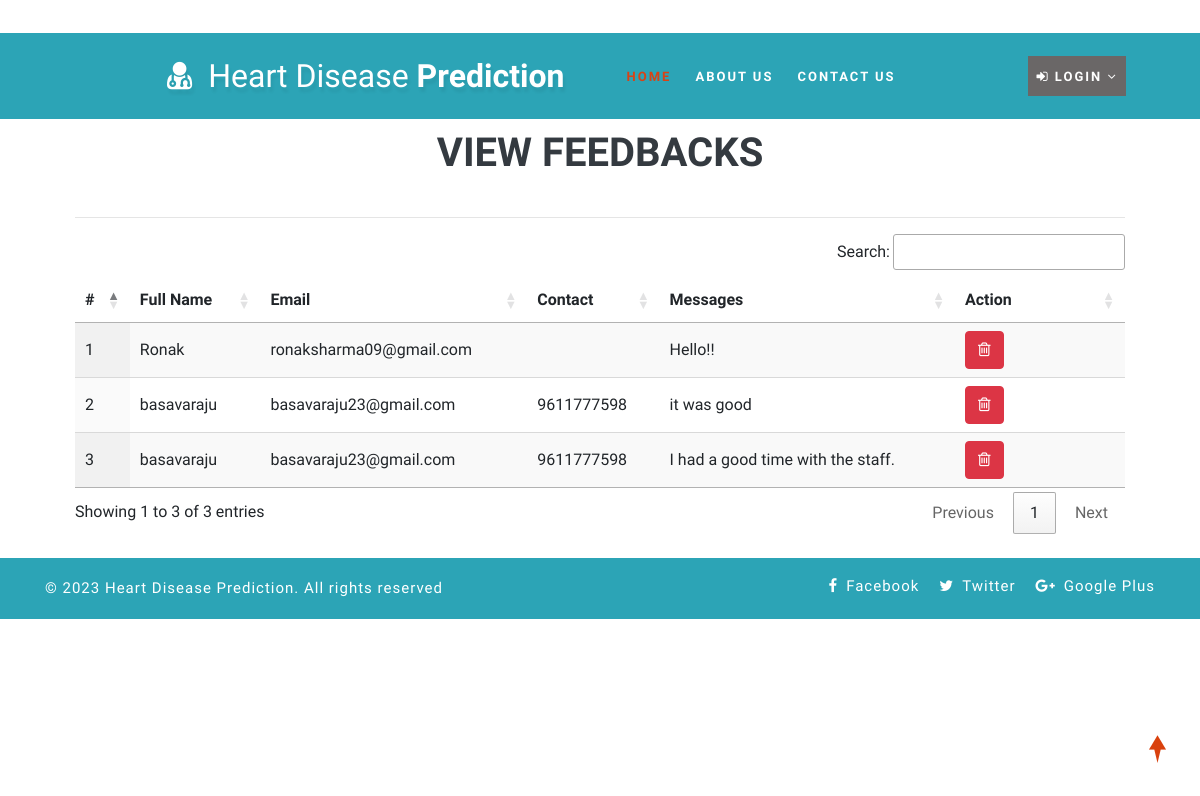
The app's page /view_feedback (signed in) with its own data.
### health/models.py (models this page shows, shortened)
class Feedback(models.Model):
    user = models.ForeignKey(User, on_delete=models.CASCADE, null=True)
    messages = models.TextField(null=True)
    date = models.DateField(auto_now=True)

class Patient(models.Model):
    user = models.ForeignKey(User, on_delete=models.CASCADE, null=True)
    contact = models.CharField(max_length=100, null=True)
    address = models.CharField(max_length=100, null=True)
    dob = models.DateField(null=True)
    image = models.FileField(null=True)

### health/views.py (the view)
# urls.py: path('view_feedback', View_Feedback,name="view_feedback"),
@login_required(login_url="login")
def View_Feedback(request):
    dis = Feedback.objects.all()
    d = {'dis':dis}
    return render(request,'view_feedback.html',d)

### health/templates/view_feedback.html
{% extends 'index.html' %}
{% load static %}
{% block body %}
<div class="container-fluid" style="width:90%;margin-top:8%">
                    <div class="container-fluid">
                        <h1 align="center" class="w3ls-title text-uppercase text-dark font-weight-bold">View Feedbacks</h1><br>
                         </div><hr>
                                <table id="example" class="display" style="width:100%">
                                  <thead>
                                    <tr>
                                      <th>#</th>
                                      <th>Full Name</th>
                                      <th>Email</th>
                                      <th>Contact</th>
                                      <th>Messages</th>
                                      <th>Action</th>
                                  </tr>
                              </thead>
                              <tbody>
                              {% for i in dis %}
                                <tr>
                                  <td>{{forloop.counter}}</td>
                                  <td>{{i.user.first_name}} {{i.user.user.last_name}}</td>
                                  <td>{{i.user.email}}</td>
                                  <td>{{i.user.patient_set.all.0.contact}}</td>
                                  <td>{{i.messages}}</td>
                                  <td style="width:150px">
                                      <a href="{% url 'delete_feedback' i.id %}" ><button class="btn btn-danger" onclick="return confirm('Are you sure?')"><i class="fa fa-trash-o"></i></button></a></td>
                              </tr>
                              {% endfor %}
                          </tbody>
                      </table>
                  </div>
{% endblock %}

### health/static/css/style.css (style rules this page uses)
body { padding: 0; margin: 0; background: #FFF; font-family: 'Quicksand', sans-serif; }
body a, body button { transition: 0.5s all; -webkit-transition: 0.5s all; -moz-transition: 0.5s all; -o-transition: 0.5s all; -ms-transition: 0.5s all; text-decoration: none; }
html { scroll-behavior: smooth; }
h1, h2, h3, h4, h5, h6 { margin: 0; padding: 0; font-family: 'Mukta', sans-serif; }

### records on screen
Feedback: user.first_name "Ronak", user.email "ronaksharma09@gmail.com", messages "Hello!!"
Feedback: user.first_name "basavaraju", user.email "basavaraju23@gmail.com", user.patient_set.all.0.contact "9611777598", messages "it was good"
Feedback: user.first_name "basavaraju", user.email "basavaraju23@gmail.com", user.patient_set.all.0.contact "9611777598", messages "I had a good time with the staff."
